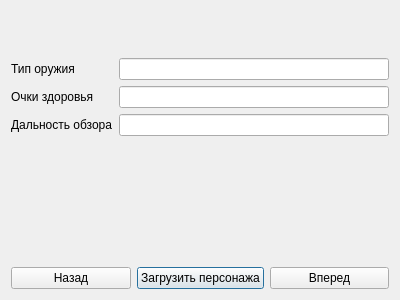
<?xml version="1.0" encoding="UTF-8"?>
<ui version="4.0">
 <class>Character</class>
 <widget class="QDialog" name="Character">
  <property name="geometry">
   <rect>
    <x>0</x>
    <y>0</y>
    <width>400</width>
    <height>300</height>
   </rect>
  </property>
  <property name="windowTitle">
   <string>Dialog</string>
  </property>
  <layout class="QGridLayout" name="gridLayout">
   <item row="0" column="0">
    <layout class="QVBoxLayout" name="verticalLayout">
     <item>
      <layout class="QGridLayout" name="gridLayout_3">
       <item row="1" column="0">
        <widget class="QLabel" name="label">
         <property name="text">
          <string>Тип оружия</string>
         </property>
        </widget>
       </item>
       <item row="1" column="1">
        <widget class="QLineEdit" name="lineEdit"/>
       </item>
       <item row="2" column="0">
        <widget class="QLabel" name="label_2">
         <property name="text">
          <string>Очки здоровья</string>
         </property>
        </widget>
       </item>
       <item row="2" column="1">
        <widget class="QLineEdit" name="lineEdit_2"/>
       </item>
       <item row="3" column="0">
        <widget class="QLabel" name="label_3">
         <property name="text">
          <string>Дальность обзора</string>
         </property>
        </widget>
       </item>
       <item row="3" column="1">
        <widget class="QLineEdit" name="lineEdit_3"/>
       </item>
       <item row="0" column="0" colspan="2">
        <spacer name="verticalSpacer_2">
         <property name="orientation">
          <enum>Qt::Vertical</enum>
         </property>
         <property name="sizeHint" stdset="0">
          <size>
           <width>20</width>
           <height>40</height>
          </size>
         </property>
        </spacer>
       </item>
      </layout>
     </item>
     <item>
      <spacer name="verticalSpacer">
       <property name="orientation">
        <enum>Qt::Vertical</enum>
       </property>
       <property name="sizeHint" stdset="0">
        <size>
         <width>20</width>
         <height>20</height>
        </size>
       </property>
      </spacer>
     </item>
     <item>
      <layout class="QGridLayout" name="gridLayout_2">
       <item row="0" column="2">
        <widget class="QPushButton" name="pushButton_3">
         <property name="text">
          <string>Загрузить персонажа</string>
         </property>
        </widget>
       </item>
       <item row="0" column="0">
        <widget class="QPushButton" name="pushButton">
         <property name="text">
          <string>Назад</string>
         </property>
        </widget>
       </item>
       <item row="0" column="3">
        <widget class="QPushButton" name="pushButton_2">
         <property name="text">
          <string>Вперед</string>
         </property>
        </widget>
       </item>
      </layout>
     </item>
    </layout>
   </item>
  </layout>
 </widget>
 <resources/>
 <connections/>
</ui>
